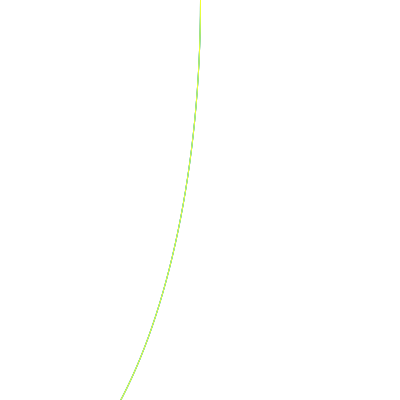
Frame 1 (no input)
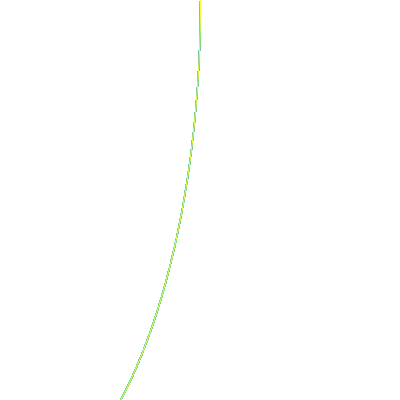
Frame 60 (the mouse pressed at the canvas centre just before this capture)
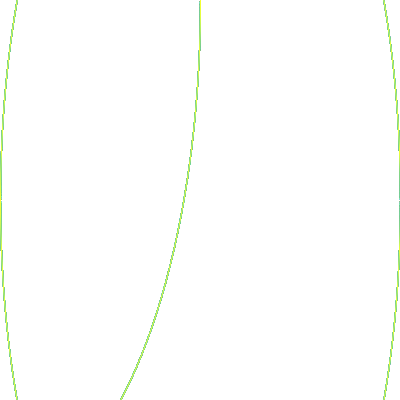
Frame 120 (the mouse held since frame 60 and released just before this capture)

The Processing sketch that drew these frames (run headless with seeded random() and noise(); from frame 60 on, the mouse is pressed at the canvas centre):

// Processing sketch: processing_80626
// ── processing_80626.pde

void setup ()
{
size(400,400);
background(255);
smooth();


}



void draw()

{

 // créer une variable --"Monpetitpanier" est un nom inventé pour la variable. 
 // L'utilisation du "=" permet d'attribuer une valeur 
// Je peux designer d'autres valeurs pour d'autres variables.

int Mavariable1;
Mavariable1=400;

int Mavariable2;
Mavariable2=1000;

int Mavariable3;
Mavariable3=400;

int Mavariable4;
Mavariable4=1000;

//MaPositionX permet de changer les coordonnés.

int MaPositionx;
MaPositionx=400;

int Mapositiony;
Mapositiony=1000;


// Je dessine une ellipse dont la coordonnée est la valeur contenue dans Mavariable1.
  
noFill();
stroke(#96EDF0);
ellipse(mouseX,mouseY,Mavariable3,Mavariable4);

stroke(#083A3B);
ellipse(mouseX,mouseY,Mavariable1,Mavariable2);

stroke(#2EFAFF);
ellipse(mouseX,mouseY,Mavariable1,Mavariable2);

stroke(#F7FF2E);
ellipse(mouseX,mouseY,MaPositionx,Mapositiony);




//println donne les coordonnées des déplacements.
 
println(Mavariable1); 
loop();
}
